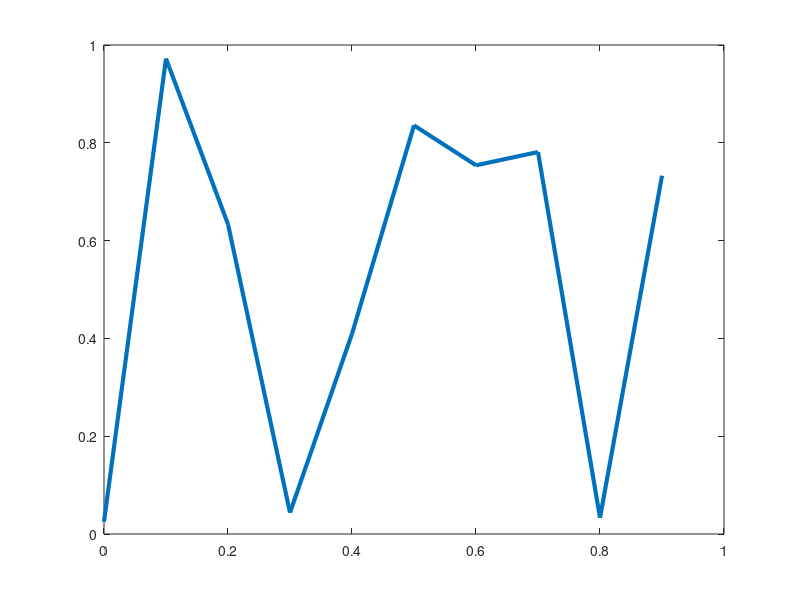
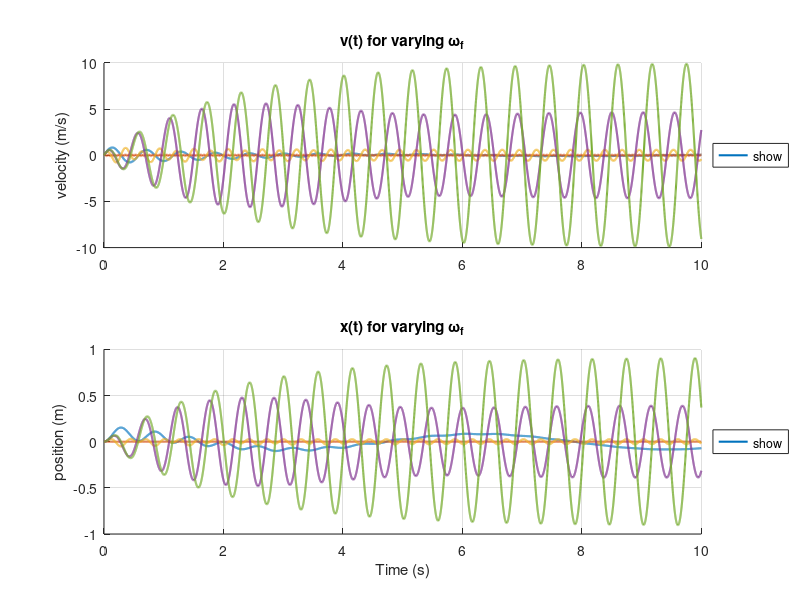

The MATLAB source for these figures, in order:
% Dylan Qiu ME'27
% ME301, FFT In Class Wksp 
clc; clear; close all;

% Random Time Function
N = 10;
x = rand(N,1);

% Sampling frequency, dt and df 
fs = 10; %hz 
df = fs / N; 
dt = 1 / fs; 

% Time vector for simulation

t = (0:N-1).'*dt;

% Frequency vector for simulation
w = (0:N-1).'*df;

figure;
plot(t, x,'LineWidth', 3);


% FFT then plot 
X = fft(x) * dt;

figure;
plot(w, abs(X),'LineWidth', 3);
xlabel('time (s)'); ylabel('x(t)');

%% Inclass Forcing frequency stuff

% Parameters
m = 0.1;          % (kg)
k = 12;        % (N/m)
R = 0.1;        % Damping coefficient (kg/s)

% initial conds
f0 = 1;        
s = tf('s');

wn = sqrt(k/m);
wf = [1, 10 * wn, 2 * wn, wn + 1, wn]; % forcing frequencies rad/s

% Time vector for simulation
N = 10000;
dt = 0.001;
t = (0:N-1).'*dt;

% Setup Velocity Subplot (Top)
axV = subplot(2,1,1); 
hold(axV, 'on'); grid(axV, 'on');
title(axV, 'v(t) for varying \omega_f');
ylabel(axV, 'velocity (m/s)');

% Setup Position Subplot (Bottom)
axX = subplot(2,1,2); 
hold(axX, 'on'); grid(axX, 'on');
title(axX, 'x(t) for varying \omega_f');
ylabel(axX, 'position (m)');
xlabel(axX, 'Time (s)');

t = (0:N-1).'*dt;

for i = 1:length(wf)
    wf_n = wf(i);
    
    % Force and Impedance calculations
    F = [f0 * s / (s^2 + wf_n^2)];
    Z = s * m + k/s + R; 
    
    % Velocity and Position
    V = inv(Z) * F; 
    X = V/s; 
    
    v_r = impulse(V, t);
    x_r = impulse(X, t);
    
    % Plotting directly to the specific axes
    plot(axV, t, v_r, 'LineWidth', 1.5, 'DisplayName', ['\omega_f = ', num2str(wf_n)]);
    plot(axX, t, x_r, 'LineWidth', 1.5, 'DisplayName', ['\omega_f = ', num2str(wf_n)]);
end

legend(axV, 'show', 'Location', 'eastoutside');
legend(axX, 'show', 'Location', 'eastoutside');
